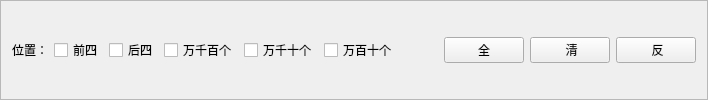
        <widget class="QFrame" name="frameFourStartZ">
         <property name="frameShape">
          <enum>QFrame::StyledPanel</enum>
         </property>
         <property name="frameShadow">
          <enum>QFrame::Raised</enum>
         </property>
         <layout class="QVBoxLayout" name="verticalLayout_3">
          <item>
           <layout class="QHBoxLayout" name="horizontalLayout_7">
            <item>
             <layout class="QHBoxLayout" name="horizontalLayout_3">
              <item>
               <widget class="QLabel" name="label_3">
                <property name="text">
                 <string>位置：</string>
                </property>
               </widget>
              </item>
              <item>
               <widget class="QCheckBox" name="checkBox_20">
                <property name="text">
                 <string>前四</string>
                </property>
               </widget>
              </item>
              <item>
               <widget class="QCheckBox" name="checkBox_22">
                <property name="text">
                 <string>后四</string>
                </property>
               </widget>
              </item>
              <item>
               <widget class="QCheckBox" name="checkBox_23">
                <property name="text">
                 <string>万千百个</string>
                </property>
               </widget>
              </item>
              <item>
               <widget class="QCheckBox" name="checkBox_24">
                <property name="text">
                 <string>万千十个</string>
                </property>
               </widget>
              </item>
              <item>
               <widget class="QCheckBox" name="checkBox_25">
                <property name="text">
                 <string>万百十个</string>
                </property>
               </widget>
              </item>
             </layout>
            </item>
            <item>
             <spacer name="horizontalSpacer_3">
              <property name="orientation">
               <enum>Qt::Horizontal</enum>
              </property>
              <property name="sizeHint" stdset="0">
               <size>
                <width>40</width>
                <height>20</height>
               </size>
              </property>
             </spacer>
            </item>
            <item>
             <widget class="QPushButton" name="pushButton_16">
              <property name="text">
               <string>全</string>
              </property>
             </widget>
            </item>
            <item>
             <widget class="QPushButton" name="pushButton_15">
              <property name="text">
               <string> 清</string>
              </property>
             </widget>
            </item>
            <item>
             <widget class="QPushButton" name="pushButton_14">
              <property name="text">
               <string> 反</string>
              </property>
             </widget>
            </item>
           </layout>
          </item>
         </layout>
        </widget>
